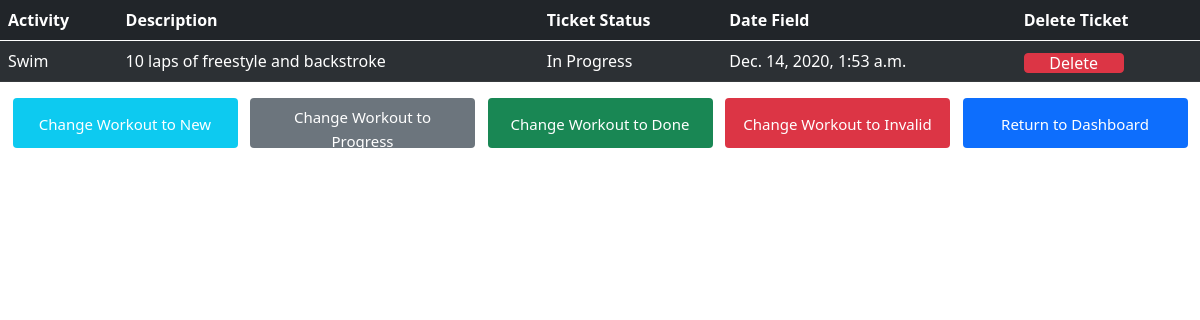
The page /workout_detail/2/ (signed in) on the database its author committed.
### tracker/models.py (models this page shows, shortened)
class Workout(models.Model):
    STATUS = (
        ('New', 'New'),
        ('In Progress', 'In Progress'),
        ('Done', 'Done'),
        ('Invalid', 'Invalid')
    )
    title = models.CharField(max_length=200)
    date_filed = models.DateTimeField(default=timezone.now)
    description = models.TextField()
    workout_status = models.CharField(max_length=200, choices=STATUS)
    user_created = models.ForeignKey(WorkoutUser, on_delete=models.CASCADE,
                                     related_name="created_by_workoutuser", blank=True, null=True, default=None)

### tracker/views.py (the view)
@login_required()
def workout_detail_view(request, workout_id):
  workout = Workout.objects.get(id=workout_id)
  return render(request, 'workout_detail.html', {'workout': workout})

### templates/workout_detail.html (shortened to what this page needs)
{% load static %}
<!DOCTYPE html>
<html lang="en">
  <head>
    <link
      href="https://cdn.jsdelivr.net/npm/bootstrap@5.0.0-beta1/dist/css/bootstrap.min.css"
      rel="stylesheet"
    />
    <link rel="stylesheet" href="{% static 'workout_detail.css' %}" />
  </head>
  <body>
  <div class="tables_container">
    <table class="table table-striped table-dark">
    <thead class="thead-dark">
      <tr>
        <th scope="col">Activity</th>
        <th scope="col">Description</th>
        <th scope="col">Ticket Status</th>
        <th scope="col">Date Field</th>
        <th scope="col">Delete Ticket</th>
      </tr>
    </thead>
    <tbody>
      <tr>
        <td>{{workout.title}}</td>
        <td>{{workout.description}}</td>
        <td>{{workout.workout_status}}</td>
        <td>{{workout.date_filed}}</td>
        <td>
          <button class='btn btn-danger'>
            <a href='/remove_workout/{{workout.id}}'>Delete</a>
          </button>
        </td>
      </tr>
    </tbody>
    </table>
  </div>
  <div class="button_container">
    <button class="btn btn-info">
      <a href="/new_workout/{{workout.id}}/">Change Workout to New</a>
    </button>
    <button class="btn btn-secondary">
      <a href="/in_progress_workout/{{workout.id}}/">Change Workout to Progress</a>
    </button>
    <button class="btn btn-success">
      <a href="/done_workout/{{workout.id}}/">Change Workout to Done</a>
    </button>
    <button class="btn btn-danger">
      <a href="/invalid_workout/{{workout.id}}/">Change Workout to Invalid</a>
    </button>
    <button class="btn btn-primary">
      <a href="/tracker_dashboard/">Return to Dashboard</a>
    </button>
  </div>
  </body>
</html>

### assets/workout_detail.css (style rules this page uses)
button { width: 100px; height: 20px; }
button a:link, button a:visited { color: white; text-decoration: none; position: relative; top: -9px; }
.button_container { display: flex; justify-content: space-evenly; align-items: center; }
.button_container button { border: none; height: 50px; width: 225px; margin-bottom: 10px; }
.button_container button a { color: white; font-size: 15px; position: relative; top: 1px; }

### rows shown on the page
Workout: title "Swim", description "10 laps of freestyle and backstroke", workout_status "In Progress", date_filed "Dec. 14, 2020, 1:53 a.m."
